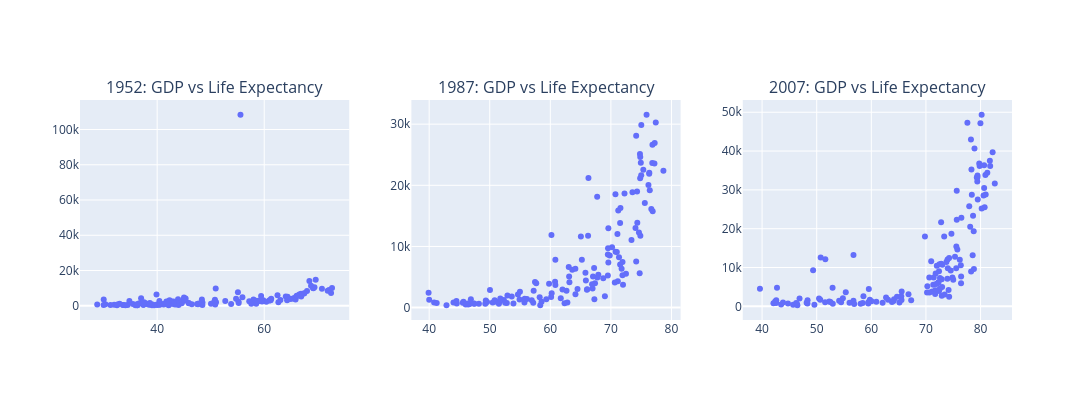

Source (notebook cell):
### Code cell
import plotly.express as px
import plotly.subplots as sp
# Create subplots
fig = sp.make_subplots(rows=1, cols=3, subplot_titles=("1952: GDP vs Life Expectancy", "1987: GDP vs Life Expectancy", "2007: GDP vs Life Expectancy")) 
# Scatter plot for 1952
fig_1952 = px.scatter(df_1952, y='gdpPercap', x='lifeExp', log_x=True, title='1952: GDP vs Life Expectancy')
for trace in fig_1952.data:
    fig.add_trace(trace, row=1, col=1)
# Scatter plot for 1987
fig_1987 = px.scatter(df_1987, y='gdpPercap', x='lifeExp', log_x=True, title='1987: GDP vs Life Expectancy')
for trace in fig_1987.data:
    fig.add_trace(trace, row=1, col=2)
# Scatter plot for 2007
fig_2007 = px.scatter(df_2007, y='gdpPercap', x='lifeExp', log_x=True, title='2007: GDP vs Life Expectancy')
for trace in fig_2007.data:
    fig.add_trace(trace, row=1, col=3)
fig.update_layout(height=400, width=1200, showlegend=False)
fig.show()

### Figure 1 — Plotly figure (JSON) as saved in the notebook; plotly's stock layout.template omitted (floating-point values rounded to 4 significant figures; data arrays with more than 128 entries replaced by an {"elided": "..."} marker saying what was removed)
{"data": [{"hovertemplate": "lifeExp=%{x}<br>gdpPercap=%{y}<extra></extra>", "legendgroup": "", "marker": {"color": "#636efa", "symbol": "circle"}, "mode": "markers", "name": "", "orientation": "v", "showlegend": false, "type": "scatter", "x": {"elided": "142 float values"}, "xaxis": "x", "y": {"elided": "142 float values"}, "yaxis": "y"}, {"hovertemplate": "lifeExp=%{x}<br>gdpPercap=%{y}<extra></extra>", "legendgroup": "", "marker": {"color": "#636efa", "symbol": "circle"}, "mode": "markers", "name": "", "orientation": "v", "showlegend": false, "type": "scatter", "x": {"elided": "142 float values"}, "xaxis": "x2", "y": {"elided": "142 float values"}, "yaxis": "y2"}, {"hovertemplate": "lifeExp=%{x}<br>gdpPercap=%{y}<extra></extra>", "legendgroup": "", "marker": {"color": "#636efa", "symbol": "circle"}, "mode": "markers", "name": "", "orientation": "v", "showlegend": false, "type": "scatter", "x": {"elided": "142 float values"}, "xaxis": "x3", "y": {"elided": "142 float values"}, "yaxis": "y3"}], "layout": {"annotations": [{"font": {"size": 16}, "showarrow": false, "text": "1952: GDP vs Life Expectancy", "x": 0.1444, "xanchor": "center", "xref": "paper", "y": 1, "yanchor": "bottom", "yref": "paper"}, {"font": {"size": 16}, "showarrow": false, "text": "1987: GDP vs Life Expectancy", "x": 0.5, "xanchor": "center", "xref": "paper", "y": 1, "yanchor": "bottom", "yref": "paper"}, {"font": {"size": 16}, "showarrow": false, "text": "2007: GDP vs Life Expectancy", "x": 0.8556, "xanchor": "center", "xref": "paper", "y": 1, "yanchor": "bottom", "yref": "paper"}], "height": 400, "showlegend": false, "width": 1200, "xaxis": {"anchor": "y", "domain": [0, 0.2889]}, "xaxis2": {"anchor": "y2", "domain": [0.3556, 0.6444]}, "xaxis3": {"anchor": "y3", "domain": [0.7111, 1]}, "yaxis": {"anchor": "x", "domain": [0, 1]}, "yaxis2": {"anchor": "x2", "domain": [0, 1]}, "yaxis3": {"anchor": "x3", "domain": [0, 1]}}}
